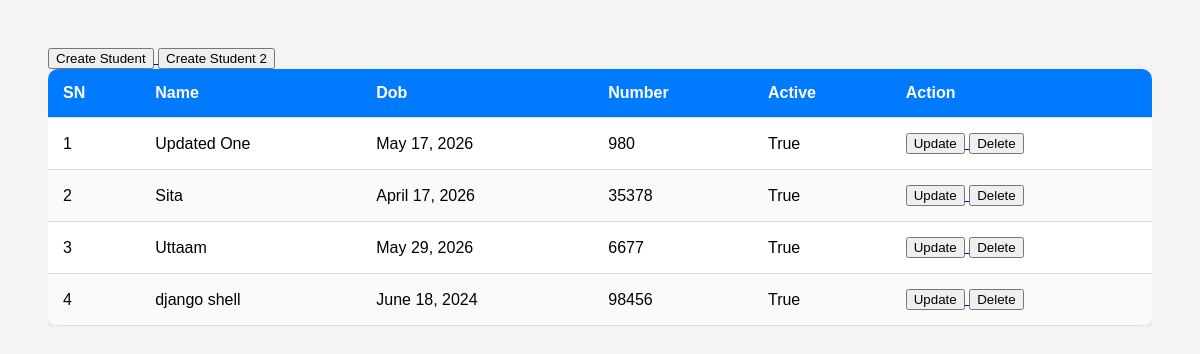
The page /home/student_list on the database as committed earlier.
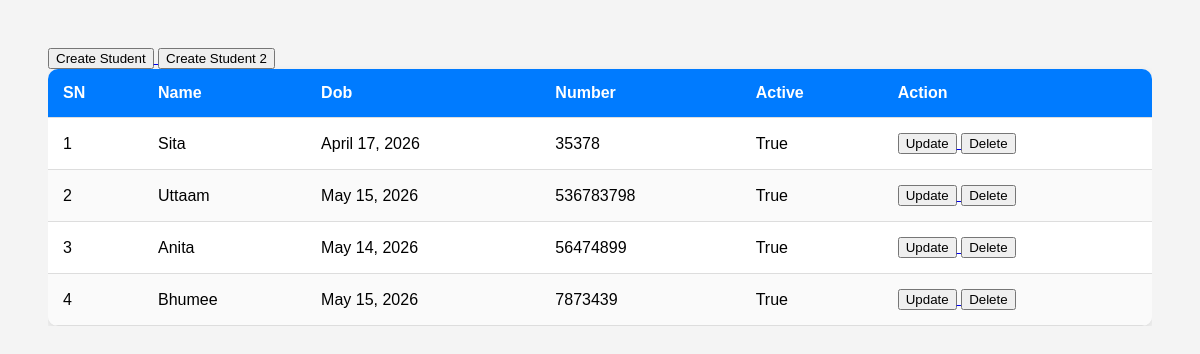
The same page on the database as committed later.
### home/models.py (models this page shows, shortened)
class Student(models.Model):
    name=models.CharField(max_length=100, null=True, blank=True,
        help_text="student full name", verbose_name="Student Name")
    dob=models.DateField()
    number=models.PositiveIntegerField(default=0)
    is_active=models.BooleanField(default=True)
    class Meta:
        db_table="student"

### home/views.py (the view)
# urls.py: path('student_list', student_list,name="student"),
def student_list(request):
    student=Student.objects.all() # list ma
    context = {
        "student":student
    }
    return render(request,'student/index.html', context)

### home/templates/student/index.html (shortened to what this page needs)
<!DOCTYPE html>
<html lang="en">
<head>
</head>
<body>
  <div class="table-container">
    <a href="/home/student_create"> <button> Create Student </button> </a>
   <a href="{% url 'create2' %}">  <button > Create Student 2 </button> </a>
    <table>
      <thead>
        <tr>
          <th>SN</th>
          <th>Name</th>
          <th>Dob</th>
          <th>Number</th>
          <th> Active</th>
          <th> Action </th>
        </tr>
      </thead>
      <tbody>
        {% for i in student %}
        <tr>
          <td>{{forloop.counter}}</td>
          <td>{{i.name}}</td>
          <td>{{i.dob}}</td>
          <td>{{i.number}}</td>
          <td>{{i.is_active}}</td>
          <td>
             <a href="{% url 'update' i.id %}">  <button > Update</button> </a>
             <a href="{% url 'delete' i.id %}""> <button> Delete </button> </a>
        </td>
        </tr>
        {% endfor %}
      </tbody>
    </table>
  </div>
</body>
</html>

### home/templates/student/index.html (style rules this page uses)
body { font-family: Arial, sans-serif; background: #f4f4f4; padding: 40px; }
.table-container { overflow-x: auto; }
table { width: 100%; border-collapse: collapse; background: white; border-radius: 10px; overflow: hidden; box-shadow: 0 4px 10px rgba(0,0,0,0.1); }
thead { background: #007bff; color: white; }
th, td { padding: 15px; text-align: left; border-bottom: 1px solid #ddd; }
tbody tr:nth-child(even) { background: #fafafa; }
th { font-weight: bold; }

Rows that differ between the two databases and show on the page:
removed Student: name "Updated One", dob "May 17, 2026", number "980", is_active "True"
removed Student: name "django shell", dob "June 18, 2024", number "98456", is_active "True"
changed Student "Uttaam": dob "May 29, 2026" → "May 15, 2026"; number "6677" → "536783798"
added Student: name "Anita", dob "May 14, 2026", number "56474899", is_active "True"
added Student: name "Bhumee", dob "May 15, 2026", number "7873439", is_active "True"
